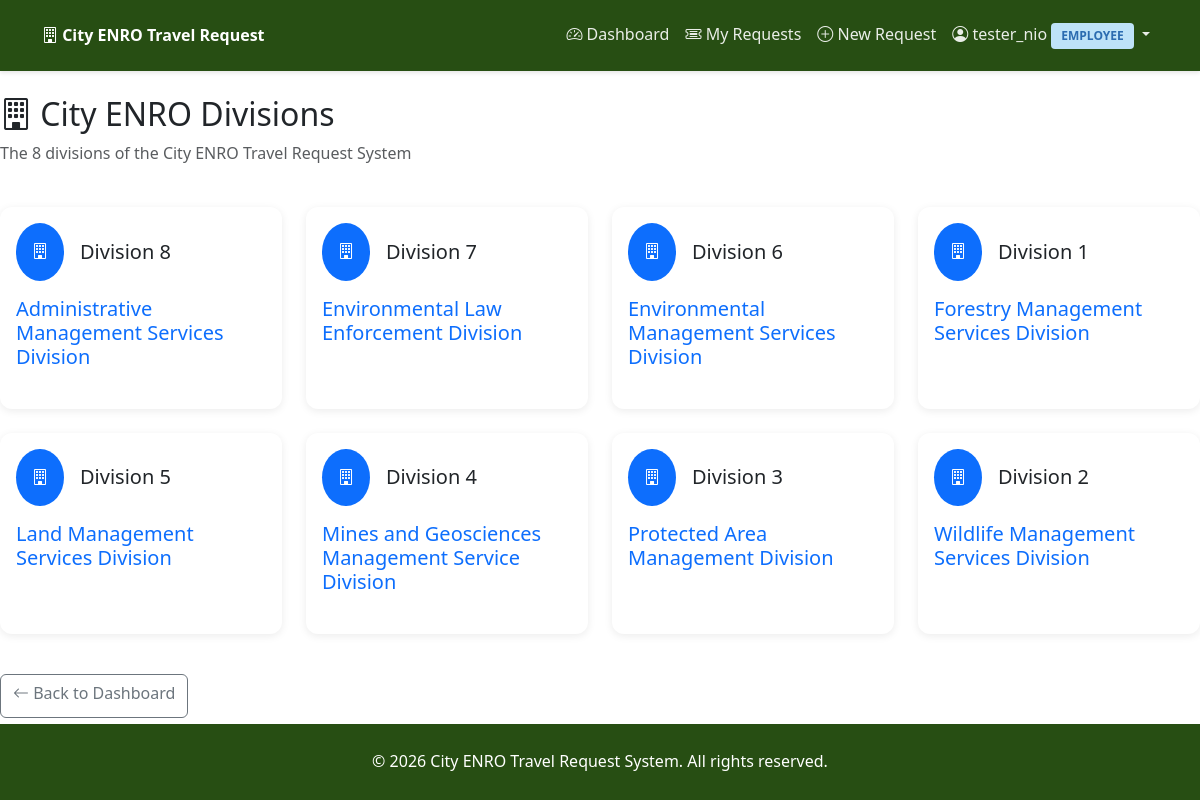
The page /divisions (signed in) on the database its author committed.
### tables this page shows
CREATE TABLE divisions (
            id INTEGER PRIMARY KEY AUTOINCREMENT,
            name VARCHAR(100) NOT NULL
        );

### routes/main.py (the view)
@main_bp.route('/divisions')
def divisions():
    if 'user_id' not in session:
        return redirect(url_for('auth.login'))
    db_type = getattr(Config, 'DATABASE_TYPE', 'sqlite')
    try:
        conn = get_db_connection()
        cursor = conn.cursor()
        if db_type == 'sqlite':
            cursor.execute("SELECT * FROM divisions ORDER BY name")
            rows = cursor.fetchall()
            divisions = [dict_from_row(row) for row in rows]
        else:
            cursor.execute("SELECT * FROM divisions ORDER BY name")
            divisions = cursor.fetchall()
        conn.close()
    except Exception as e:
        flash(f'Error loading divisions: {str(e)}', 'danger')
        divisions = []
    return render_template('main/divisions.html', divisions=divisions)

### routes/main.py (called while the page is built, shortened)
def get_db_connection():
    db_type = getattr(Config, 'DATABASE_TYPE', 'sqlite')
    if db_type == 'sqlite':
        conn = sqlite3.connect(Config.SQLITE_DATABASE)
        conn.row_factory = sqlite3.Row
        return conn

def dict_from_row(row):
    if row is None:
        return None
    return dict(zip(row.keys(), row))

### templates/main/divisions.html (shortened to what this page needs)
{% extends "base.html" %}
{% block content %}
<div class="row mb-4">
    <div class="col-12">
        <h2><i class="bi bi-building"></i> City ENRO Divisions</h2>
        <p class="text-muted">The 8 divisions of the City ENRO Travel Request System</p>
    </div>
</div>
<div class="row">
    {% for division in divisions %}
    <div class="col-md-3 mb-4">
        <div class="card h-100">
            <div class="card-body">
                <div class="d-flex align-items-center mb-3">
                    <div class="bg-primary text-white rounded-circle p-3 me-3">
                        <i class="bi bi-building"></i>
                    </div>
                    <div>
                        <h5 class="card-title mb-0">Division {{ division.id }}</h5>
                    </div>
                </div>
                <h4 class="text-primary">{{ division.name }}</h4>
            </div>
        </div>
    </div>
    {% endfor %}
</div>
<div class="row mt-3">
    <div class="col-12">
        <a href="{{ url_for('main.dashboard') }}" class="btn btn-outline-secondary">
            <i class="bi bi-arrow-left"></i> Back to Dashboard
        </a>
    </div>
</div>
{% endblock %}

### templates/base.html (style rules this page uses)
:root { --primary-color: #274e13; --accent-color: #216440; --success-color: #38a169; --warning-color: #d69e2e; --danger-color: #e53e3e; --light-bg: #3f6342; }
body { background-image: url('/static/img/nd%20CREDIT%20John%20Christian%20Yayen_CNCH%20%2B%20Honday%20Bay-blue%20filter.jpg'); background-size: cover; background-position: center; background-repeat: no-repeat; background-attachment: fixed; min-height: 100vh; display: flex; flex-direction: column; font-size: clamp(0.875rem, 1rem, 1.125rem); line-height: 1.6; }
.card { border: none; border-radius: 10px; box-shadow: 0 2px 8px rgba(0,0,0,0.08); transition: transform 0.2s, box-shadow 0.2s; }
h2 { font-size: clamp(1.25rem, 3.5vw, 2rem); }
h4, h5, h6 { font-size: clamp(1rem, 2.5vw, 1.25rem); }
.btn { font-size: clamp(0.875rem, 2.5vw, 1rem); min-height: clamp(37px, 10vw, 43px); }
.card { margin-bottom: 1rem; border-radius: 0.75rem; }
.btn { min-height: 44px; font-size: 16px; }
html { overflow-y: scroll !important; }

### rows shown on the page
divisions: id "8", name "Administrative Management Services Division"
divisions: id "7", name "Environmental Law Enforcement Division"
divisions: id "6", name "Environmental Management Services Division"
divisions: id "1", name "Forestry Management Services Division"
divisions: id "5", name "Land Management Services Division"
divisions: id "4", name "Mines and Geosciences Management Service Division"
divisions: id "3", name "Protected Area Management Division"
divisions: id "2", name "Wildlife Management Services Division"

### other values the page prints
{{ session.full_name or session.username or 'User' }} "tester_nio"
{{ session.role }} "EMPLOYEE"
